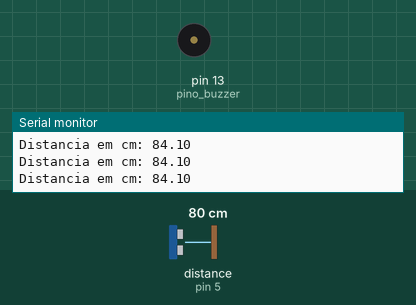
Simulated run of this sketch. Board: Arduino Uno, built with avr-gcc and run on an emulated ATmega328P. Shown: buzzer (waves = sounding, pin HIGH), the last lines printed to the serial monitor. Wiring (inferred from the names in the program): ultrasonic range finder: trigger pin 4; echo pin 5. Inputs (shaded band) come from the test bench; at power-on: distance to the obstacle (sensor on pin 5) 80 cm. The echo pulse lasts 58.3 µs per cm; pins used as bus, display or sensor lines are not drawn.

Above: at 1.2 s.
1.3 s: distance to the obstacle (sensor on pin 5) set to 11 cm
2.8 s: distance to the obstacle (sensor on pin 5) set to 8 cm
At 3.2 s:
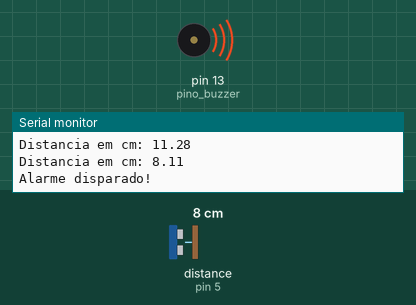
7.3 s: distance to the obstacle (sensor on pin 5) set to 2 cm
At 8.4 s:
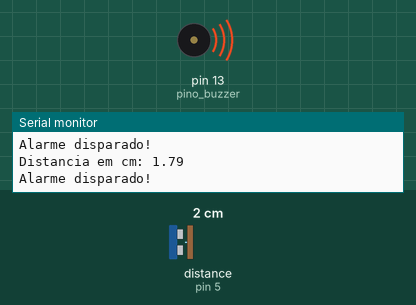
Timing chart, 0 to 11.3 s (numbered marks = the images above; inputs shaded):
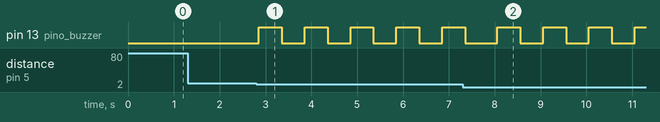

Measured:
- the behaviour switches between 10 and 9 cm on distance to the obstacle (sensor on pin 5) (found by bisection; images 0 and 1)
- after the input at 2.8 s, pin 13 (pino_buzzer): alternates HIGH for 0.50 s and LOW for 0.50 s, starting after 0.05 s

The sketch:

Alarme.ino
```cpp
//Carrega a biblioteca do sensor ultrassonico
#include <Ultrasonic.h>

//Define os pinos para o trigger e echo
#define pino_trigger 4
#define pino_echo 5

// Define o pino para o buzzer
#define pino_buzzer 13

//Inicializa o sensor nos pinos definidos acima
Ultrasonic ultrasonic(pino_trigger, pino_echo);

void setup()
{
  pinMode(pino_buzzer, OUTPUT); // Configura pino digital como saída
  Serial.begin(9600);
  Serial.println("Lendo dados do sensor...");
}

void loop()
{
  //Le as informacoes do sensor (em cm)
  float cmMsec;
  long microsec = ultrasonic.timing();
  cmMsec = ultrasonic.convert(microsec, Ultrasonic::CM);

  //Exibe informacoes no serial monitor
  Serial.print("Distancia em cm: ");
  Serial.println(cmMsec);

  if (cmMsec < 10) { // Se a distância for menor que 10 cm, dispara o alarme
    Serial.println("Alarme disparado!");
    int cont = 0;
    while(cont < 5) { // Aciona o alarme 5 vezes, com intervalo de meio segundo entre cada bip
      digitalWrite(pino_buzzer, HIGH); // liga o buzzer
      delay(500);
      digitalWrite(pino_buzzer, LOW); // desliga o buzzer
      delay(500);
      cont++;
    }
  }
  delay(200); // Aguarda 200 ms antes de fazer a próxima leitura do sensor ultrassonico.
}
```

Ultrasonic.h
```cpp
/*
 * Ultrasonic.h - Library for HC-SR04 Ultrasonic Sensing Module.
 *
 * With ideas from:
 *   Created by ITead studio. Alex, Apr 20, 2010.
 *   iteadstudio.com
 *
 * SVN Keywords
 * ----------------------------------
 * $Author: cnobile $
 * $Date: 2011-12-07 21:49:14 -0500 (Wed, 07 Dec 2011) $
 * $Revision: 38 $
 * ----------------------------------
 *
 * Thank you to Rowan Simms for pointing out the change in header name with
 * Arduino version 1.0 and up.
 *
 */

#ifndef ULTRASONIC_H
#define ULTRASONIC_H

#include <stddef.h>

#if defined(ARDUINO) && ARDUINO >= 100
  #include <Arduino.h>
#else
  #include <WProgram.h>
#endif

// Undefine COMPILE_STD_DEV if you don't want Standard Deviation.
#define COMPILE_STD_DEV


typedef struct bufferCtl
    {
    float *pBegin;
    float *pIndex;
    size_t length;
    bool filled;
    } BufCtl;

class Ultrasonic
    {
    public:
    Ultrasonic(int tp, int ep);
    long timing();
    float convert(long microsec, int metric);
    void setDivisor(float value, int metric);
    static const int IN = 0;
    static const int CM = 1;

#ifdef COMPILE_STD_DEV
    bool sampleCreate(size_t size, ...);
    void sampleClear();
    float unbiasedStdDev(float value, size_t bufNum);
#endif // COMPILE_STD_DEV

    private:
    int _trigPin;
    int _echoPin;
    float _cmDivisor;
    float _inDivisor;

#ifdef COMPILE_STD_DEV
    size_t _numBufs;
    BufCtl *_pBuffers;
    void _sampleUpdate(BufCtl *buf, float msec);
    void _freeBuffers();
#endif // COMPILE_STD_DEV
    };

#endif // ULTRASONIC_H
```
